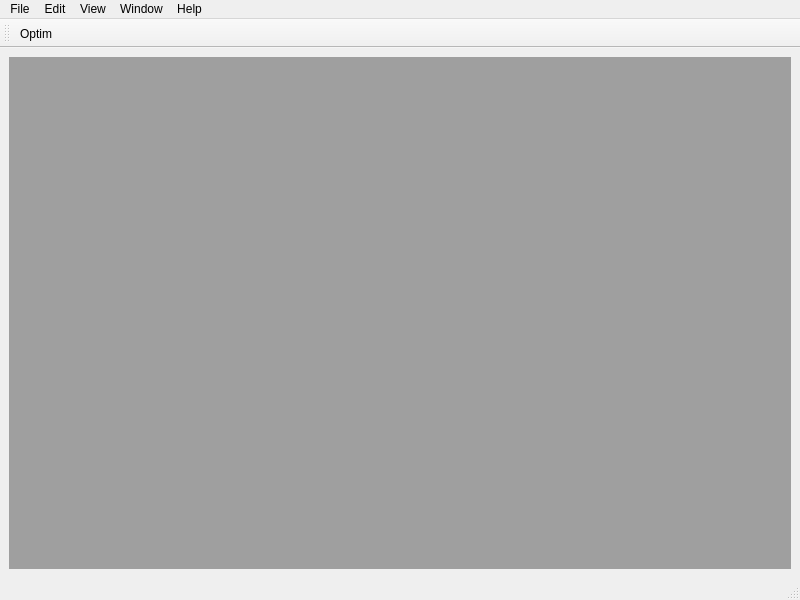
<?xml version="1.0" encoding="UTF-8"?>
<ui version="4.0">
 <class>Exe2C_MainWindow</class>
 <widget class="QMainWindow" name="Exe2C_MainWindow">
  <property name="geometry">
   <rect>
    <x>0</x>
    <y>0</y>
    <width>800</width>
    <height>600</height>
   </rect>
  </property>
  <property name="windowTitle">
   <string>MainWindow</string>
  </property>
  <property name="documentMode">
   <bool>false</bool>
  </property>
  <widget class="QWidget" name="centralwidget">
   <layout class="QVBoxLayout" name="verticalLayout_2">
    <item>
     <layout class="QHBoxLayout" name="horizontalLayout">
      <item>
       <widget class="QMdiArea" name="mdiArea"/>
      </item>
      <item>
       <layout class="QVBoxLayout" name="verticalLayout"/>
      </item>
     </layout>
    </item>
   </layout>
  </widget>
  <widget class="QMenuBar" name="menubar">
   <property name="geometry">
    <rect>
     <x>0</x>
     <y>0</y>
     <width>800</width>
     <height>23</height>
    </rect>
   </property>
   <widget class="QMenu" name="menuFile">
    <property name="title">
     <string>File</string>
    </property>
    <addaction name="actionNew"/>
    <addaction name="actionOpen"/>
    <addaction name="actionSave"/>
    <addaction name="actionSave_as"/>
    <addaction name="separator"/>
    <addaction name="separator"/>
    <addaction name="actionExit"/>
   </widget>
   <widget class="QMenu" name="menuUndo">
    <property name="title">
     <string>Edit</string>
    </property>
    <addaction name="actionUndo"/>
    <addaction name="actionRedo"/>
    <addaction name="separator"/>
    <addaction name="actionCut"/>
    <addaction name="actionCopy"/>
    <addaction name="actionPaste"/>
    <addaction name="actionDelete"/>
    <addaction name="actionSelect_All"/>
    <addaction name="separator"/>
    <addaction name="actionFind"/>
    <addaction name="actionFind_next"/>
    <addaction name="actionFind_Previous"/>
    <addaction name="actionReplace"/>
    <addaction name="separator"/>
    <addaction name="actionRead_Only"/>
    <addaction name="separator"/>
   </widget>
   <widget class="QMenu" name="menuView">
    <property name="title">
     <string>View</string>
    </property>
    <addaction name="actionToolbar"/>
    <addaction name="actionStatus_Bar"/>
   </widget>
   <widget class="QMenu" name="menuWindow">
    <property name="title">
     <string>Window</string>
    </property>
    <addaction name="actionMdiCascadeWindows"/>
   </widget>
   <widget class="QMenu" name="menuHelp">
    <property name="title">
     <string>Help</string>
    </property>
   </widget>
   <addaction name="menuFile"/>
   <addaction name="menuUndo"/>
   <addaction name="menuView"/>
   <addaction name="menuWindow"/>
   <addaction name="menuHelp"/>
  </widget>
  <widget class="QStatusBar" name="statusbar"/>
  <widget class="QToolBar" name="toolBar">
   <property name="windowTitle">
    <string>toolBar</string>
   </property>
   <attribute name="toolBarArea">
    <enum>TopToolBarArea</enum>
   </attribute>
   <attribute name="toolBarBreak">
    <bool>false</bool>
   </attribute>
   <addaction name="actionOptim"/>
  </widget>
  <action name="actionNew">
   <property name="text">
    <string>New</string>
   </property>
  </action>
  <action name="actionOpen">
   <property name="text">
    <string>Open</string>
   </property>
  </action>
  <action name="actionSave">
   <property name="text">
    <string>Save</string>
   </property>
  </action>
  <action name="actionSave_as">
   <property name="text">
    <string>Save as</string>
   </property>
  </action>
  <action name="actionExit">
   <property name="text">
    <string>Exit</string>
   </property>
  </action>
  <action name="actionUndo">
   <property name="text">
    <string>Undo</string>
   </property>
  </action>
  <action name="actionRedo">
   <property name="text">
    <string>Redo</string>
   </property>
  </action>
  <action name="actionCut">
   <property name="text">
    <string>Cut</string>
   </property>
  </action>
  <action name="actionCopy">
   <property name="text">
    <string>Copy</string>
   </property>
  </action>
  <action name="actionPaste">
   <property name="text">
    <string>Paste</string>
   </property>
  </action>
  <action name="actionDelete">
   <property name="text">
    <string>Delete</string>
   </property>
  </action>
  <action name="actionSelect_All">
   <property name="text">
    <string>Select All</string>
   </property>
  </action>
  <action name="actionFind">
   <property name="text">
    <string>Find</string>
   </property>
  </action>
  <action name="actionFind_next">
   <property name="text">
    <string>Find Next</string>
   </property>
  </action>
  <action name="actionFind_Previous">
   <property name="text">
    <string>Find Previous</string>
   </property>
  </action>
  <action name="actionReplace">
   <property name="text">
    <string>Replace</string>
   </property>
  </action>
  <action name="actionRead_Only">
   <property name="text">
    <string>Read Only</string>
   </property>
  </action>
  <action name="actionOptim">
   <property name="text">
    <string>Optim</string>
   </property>
   <property name="toolTip">
    <string>Optimization step</string>
   </property>
  </action>
  <action name="actionToolbar">
   <property name="checkable">
    <bool>true</bool>
   </property>
   <property name="text">
    <string>Toolbar</string>
   </property>
   <property name="toolTip">
    <string>Toggle toolbar visibility</string>
   </property>
   <property name="shortcut">
    <string>Alt+T</string>
   </property>
  </action>
  <action name="actionStatus_Bar">
   <property name="checkable">
    <bool>true</bool>
   </property>
   <property name="text">
    <string>Status Bar</string>
   </property>
   <property name="toolTip">
    <string>Toggle status bar visibility</string>
   </property>
  </action>
  <action name="actionMdiCascadeWindows">
   <property name="text">
    <string>Cascade windows</string>
   </property>
   <property name="toolTip">
    <string>Will re-arrange the mdi children windows</string>
   </property>
  </action>
  <action name="actionMdiTileWindows">
   <property name="text">
    <string>Tile windows</string>
   </property>
  </action>
 </widget>
 <resources/>
 <connections>
  <connection>
   <sender>actionStatus_Bar</sender>
   <signal>toggled(bool)</signal>
   <receiver>statusbar</receiver>
   <slot>setVisible(bool)</slot>
   <hints>
    <hint type="sourcelabel">
     <x>-1</x>
     <y>-1</y>
    </hint>
    <hint type="destinationlabel">
     <x>399</x>
     <y>588</y>
    </hint>
   </hints>
  </connection>
  <connection>
   <sender>actionToolbar</sender>
   <signal>toggled(bool)</signal>
   <receiver>toolBar</receiver>
   <slot>setVisible(bool)</slot>
   <hints>
    <hint type="sourcelabel">
     <x>-1</x>
     <y>-1</y>
    </hint>
    <hint type="destinationlabel">
     <x>399</x>
     <y>37</y>
    </hint>
   </hints>
  </connection>
  <connection>
   <sender>actionMdiCascadeWindows</sender>
   <signal>triggered()</signal>
   <receiver>mdiArea</receiver>
   <slot>cascadeSubWindows()</slot>
   <hints>
    <hint type="sourcelabel">
     <x>-1</x>
     <y>-1</y>
    </hint>
    <hint type="destinationlabel">
     <x>347</x>
     <y>314</y>
    </hint>
   </hints>
  </connection>
  <connection>
   <sender>actionMdiTileWindows</sender>
   <signal>triggered()</signal>
   <receiver>mdiArea</receiver>
   <slot>tileSubWindows()</slot>
   <hints>
    <hint type="sourcelabel">
     <x>-1</x>
     <y>-1</y>
    </hint>
    <hint type="destinationlabel">
     <x>347</x>
     <y>314</y>
    </hint>
   </hints>
  </connection>
  <connection>
   <sender>actionOptim</sender>
   <signal>triggered()</signal>
   <receiver>Exe2C_MainWindow</receiver>
   <slot>onOptim()</slot>
   <hints>
    <hint type="sourcelabel">
     <x>-1</x>
     <y>-1</y>
    </hint>
    <hint type="destinationlabel">
     <x>399</x>
     <y>299</y>
    </hint>
   </hints>
  </connection>
  <connection>
   <sender>actionNew</sender>
   <signal>triggered()</signal>
   <receiver>Exe2C_MainWindow</receiver>
   <slot>onOpenFile_Action()</slot>
   <hints>
    <hint type="sourcelabel">
     <x>-1</x>
     <y>-1</y>
    </hint>
    <hint type="destinationlabel">
     <x>399</x>
     <y>299</y>
    </hint>
   </hints>
  </connection>
 </connections>
 <slots>
  <slot>onOptim()</slot>
  <slot>onOpenFile_Action()</slot>
  <slot>displayCurrentFunction(QModelIndex)</slot>
  <slot>functionSelected(QModelIndex)</slot>
 </slots>
</ui>
